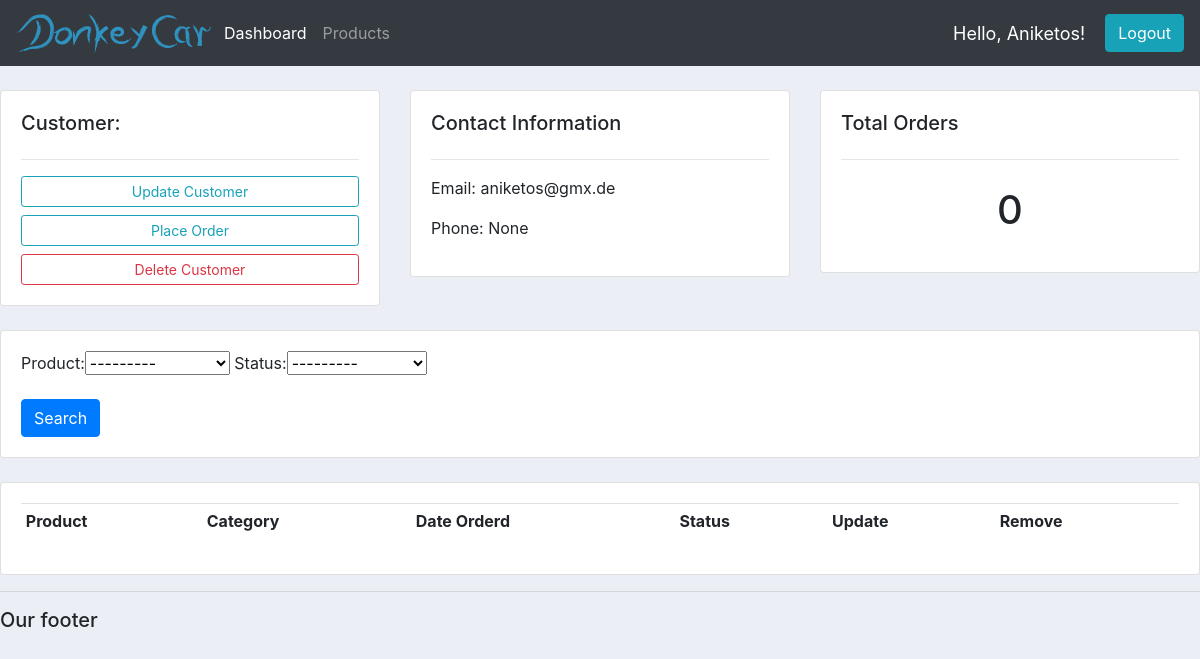
The page /customer/2/ (signed in) on the database its author committed.
### accounts/models.py (models this page shows, shortened)
class Customer(models.Model):
    user = models.OneToOneField(
        User, null=True, blank=True, on_delete=models.CASCADE)
    name = models.CharField(max_length=200, null=True)
    phone = models.CharField(max_length=200, null=True)
    email = models.CharField(max_length=200, null=True)
    profile_pic = models.ImageField(
        default='default_profile.jpg', null=True, blank=True)
    date_created = models.DateTimeField(auto_now_add=True, null=True)

### accounts/decorators.py (the view)
        def wrapper_func(request, *args, **kwargs):
            group = None
            if request.user.groups.exists():
                group = request.user.groups.all()[0].name
            if group in allowed_roles:
                return view_func(request, *args, **kwargs)
            else:
                return HttpResponse('You are not authorized to view this page.')

### accounts/models.py (called while the page is built)
    def __str__(self):
        return self.name

### accounts/views.py (called while the page is built)
@login_required(login_url='login')
@allowed_users(allowed_roles=['admin'])
def customer(request, pk):
    customer = Customer.objects.get(id=pk)
    orders = customer.order_set.all()
    number_orders = customer.order_set.all().count
    myFilter = OrderFilter(request.GET, queryset=orders)
    orders = myFilter.qs
    context = {'customer': customer, 'orders': orders,
               'number_orders': number_orders, 'myFilter': myFilter}
    return render(request, 'accounts/customer.html', context)

### accounts/templates/accounts/customer.html (shortened to what this page needs)
{% extends 'accounts/main.html' %}
{% block content %}
	<br>
    <div class="row">
        <div class="col-md">
            <div class="card card-body">
                <h5>Customer:</h5>
                <hr>
                <a class="btn btn-outline-info  btn-sm btn-block" href="">Update Customer</a>
                <a class="btn btn-outline-info  btn-sm btn-block" href="{% url 'create_orders' customer.id %}">Place Order</a>
                <a class="btn btn-outline-danger  btn-sm btn-block" href="">Delete Customer</a>
            </div>
        </div>
        <div class="col-md">
            <div class="card card-body">
                <h5>Contact Information</h5>
                <hr>
                <p>Email: {{ customer.email }}</p>
                <p>Phone: {{ customer.phone }}</p>
            </div>
        </div>
        <div class="col-md">
            <div class="card card-body">
                <h5>Total Orders</h5>
                <hr>
                <h1 style="text-align: center;padding: 10px">{{ number_orders }}</h1>
            </div>
        </div>
    </div>
    <br>
    <div class="row">
        <div class="col">
            <div class="card card-body">
                <form method="get">
                    <p>{{ myFilter.form }}</p>
                    <button class="btn btn-primary" type="submit">Search</button>
                </form>
            </div>
        </div>
    </div>
    <br>
    <div class="row">
        <div class="col-md">
            <div class="card card-body">
                <table class="table table-sm">
                    <tr>
                        <th>Product</th>
                        <th>Category</th>
                        <th>Date Orderd</th>
                        <th>Status</th>
                        <th>Update</th>
                        <th>Remove</th>
                    </tr>
                </table>
            </div>
        </div>
    </div>
{% endblock %}

### accounts/templates/accounts/navbar.html (shortened to what this page needs)
{% load static %}
<nav class="navbar navbar-expand-lg navbar-dark bg-dark">
    <img src="{% static '/media/donkey.png' %}" alt="Logo">
    <div class="collapse navbar-collapse" id="navbarNav">
      <ul class="navbar-nav">
        {% if request.user.is_staff %}
        <li class="nav-item active">
          <a class="nav-link" href="{% url 'home' %}">Dashboard<span class="sr-only">(current)</span></a>
        </li>
        <li class="nav-item">
          <a class="nav-link" href="{% url 'products' %}">Products</a>
        </li>
        {% else %}
        <li class="nav-item">
          <a class="nav-link" href="{% url 'account' %}">Settings</a>
        </li>
        {% endif %}
      </ul>
    </div>
    <span id="hello-msg">Hello, {{ request.user }}!</span>
    <span><a class="btn btn-info" href="{% url 'logout' %}">Logout</a></span>
  </nav>

### static/css/main.css (style rules this page uses)
body { background-color: #ebeff5; }

### accounts/templates/accounts/navbar.html (style rules this page uses)
#hello-msg { font-size: 18px; color: white; margin-right: 20px; }

### rows shown on the page
Customer: email "aniketos@gmx.de", phone "None", id "0"

### other values the page prints
{{ request.user }} "Aniketos"
